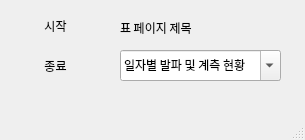
<?xml version="1.0" encoding="UTF-8"?>
<ui version="4.0">
 <class>MainWindow</class>
 <widget class="QMainWindow" name="MainWindow">
  <property name="geometry">
   <rect>
    <x>0</x>
    <y>0</y>
    <width>305</width>
    <height>140</height>
   </rect>
  </property>
  <property name="font">
   <font>
    <family>Han Santteut Dotum</family>
   </font>
  </property>
  <property name="windowTitle">
   <string>MainWindow</string>
  </property>
  <widget class="QWidget" name="centralwidget">
   <widget class="QPushButton" name="exitBtn">
    <property name="geometry">
     <rect>
      <x>10</x>
      <y>50</y>
      <width>91</width>
      <height>31</height>
     </rect>
    </property>
    <property name="font">
     <font>
      <family>Han Santteut Dotum</family>
     </font>
    </property>
    <property name="styleSheet">
     <string notr="true">QPushButton{
	border-radius: 10px;
}</string>
    </property>
    <property name="text">
     <string>종료</string>
    </property>
   </widget>
   <widget class="QPushButton" name="startBtn">
    <property name="geometry">
     <rect>
      <x>10</x>
      <y>10</y>
      <width>91</width>
      <height>31</height>
     </rect>
    </property>
    <property name="font">
     <font>
      <family>Han Santteut Dotum</family>
     </font>
    </property>
    <property name="styleSheet">
     <string notr="true">QPushButton{
	border-radius: 10px;
}</string>
    </property>
    <property name="text">
     <string>시작</string>
    </property>
   </widget>
   <widget class="QComboBox" name="comboBox">
    <property name="geometry">
     <rect>
      <x>120</x>
      <y>50</y>
      <width>161</width>
      <height>31</height>
     </rect>
    </property>
    <property name="autoFillBackground">
     <bool>false</bool>
    </property>
    <property name="editable">
     <bool>true</bool>
    </property>
    <item>
     <property name="text">
      <string>일자별 발파 및 계측 현황</string>
     </property>
    </item>
    <item>
     <property name="text">
      <string>일자별 계측 현황</string>
     </property>
    </item>
    <item>
     <property name="text">
      <string>직접 입력</string>
     </property>
    </item>
   </widget>
   <widget class="QLabel" name="label">
    <property name="geometry">
     <rect>
      <x>120</x>
      <y>20</y>
      <width>111</width>
      <height>16</height>
     </rect>
    </property>
    <property name="text">
     <string>표 페이지 제목</string>
    </property>
   </widget>
  </widget>
  <widget class="QStatusBar" name="statusbar"/>
  <widget class="QMenuBar" name="menubar">
   <property name="geometry">
    <rect>
     <x>0</x>
     <y>0</y>
     <width>305</width>
     <height>22</height>
    </rect>
   </property>
  </widget>
 </widget>
 <resources/>
 <connections/>
</ui>
